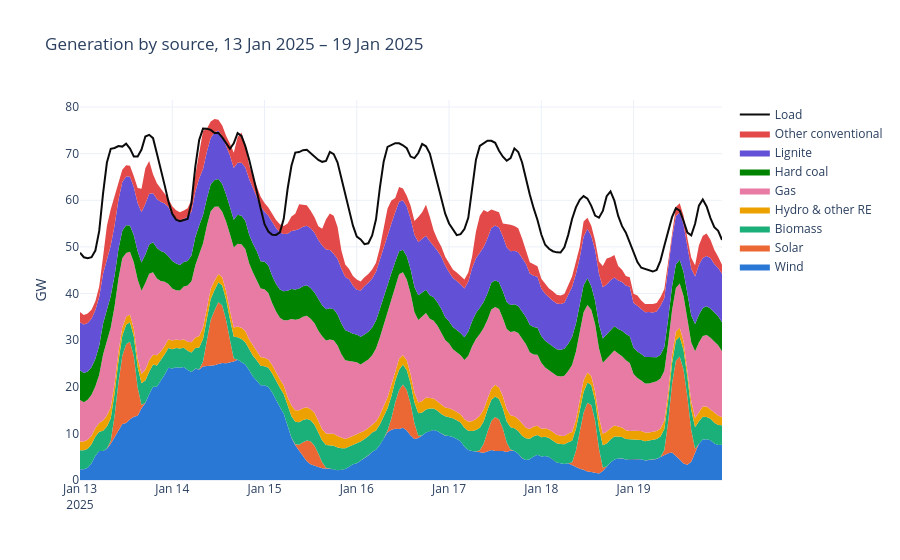

Write notebook code for a chart like this one.
### Code cell
plots.mix_area(df, date(2025, 1, 13), date(2025, 1, 19))

### Figure 1 — Plotly figure (JSON) as saved in the notebook; plotly's stock layout.template omitted (floating-point values rounded to 4 significant figures; data arrays with more than 128 entries replaced by an {"elided": "..."} marker saying what was removed)
{"data": [{"fillcolor": "#2a78d6", "hovertemplate": "%{y:.1f} GW", "line": {"color": "#2a78d6", "width": 0}, "mode": "lines", "name": "Wind", "stackgroup": "mix", "type": "scatter", "x": {"elided": "168 str values"}, "y": {"elided": "168 float values"}}, {"fillcolor": "#eb6834", "hovertemplate": "%{y:.1f} GW", "line": {"color": "#eb6834", "width": 0}, "mode": "lines", "name": "Solar", "stackgroup": "mix", "type": "scatter", "x": {"elided": "168 str values"}, "y": {"elided": "168 float values"}}, {"fillcolor": "#1baf7a", "hovertemplate": "%{y:.1f} GW", "line": {"color": "#1baf7a", "width": 0}, "mode": "lines", "name": "Biomass", "stackgroup": "mix", "type": "scatter", "x": {"elided": "168 str values"}, "y": {"elided": "168 float values"}}, {"fillcolor": "#eda100", "hovertemplate": "%{y:.1f} GW", "line": {"color": "#eda100", "width": 0}, "mode": "lines", "name": "Hydro & other RE", "stackgroup": "mix", "type": "scatter", "x": {"elided": "168 str values"}, "y": {"elided": "168 float values"}}, {"fillcolor": "#e87ba4", "hovertemplate": "%{y:.1f} GW", "line": {"color": "#e87ba4", "width": 0}, "mode": "lines", "name": "Gas", "stackgroup": "mix", "type": "scatter", "x": {"elided": "168 str values"}, "y": {"elided": "168 float values"}}, {"fillcolor": "#008300", "hovertemplate": "%{y:.1f} GW", "line": {"color": "#008300", "width": 0}, "mode": "lines", "name": "Hard coal", "stackgroup": "mix", "type": "scatter", "x": {"elided": "168 str values"}, "y": {"elided": "168 float values"}}, {"fillcolor": "#6250d6", "hovertemplate": "%{y:.1f} GW", "line": {"color": "#6250d6", "width": 0}, "mode": "lines", "name": "Lignite", "stackgroup": "mix", "type": "scatter", "x": {"elided": "168 str values"}, "y": {"elided": "168 float values"}}, {"fillcolor": "#e34948", "hovertemplate": "%{y:.1f} GW", "line": {"color": "#e34948", "width": 0}, "mode": "lines", "name": "Other conventional", "stackgroup": "mix", "type": "scatter", "x": {"elided": "168 str values"}, "y": {"elided": "168 float values"}}, {"hovertemplate": "%{y:.1f} GW", "line": {"color": "#0b0b0b", "width": 2}, "name": "Load", "type": "scatter", "x": {"elided": "168 str values"}, "y": {"elided": "168 float values"}}], "layout": {"hovermode": "x unified", "title": {"text": "Generation by source, 13 Jan 2025 – 19 Jan 2025"}, "yaxis": {"title": {"text": "GW"}}}}
